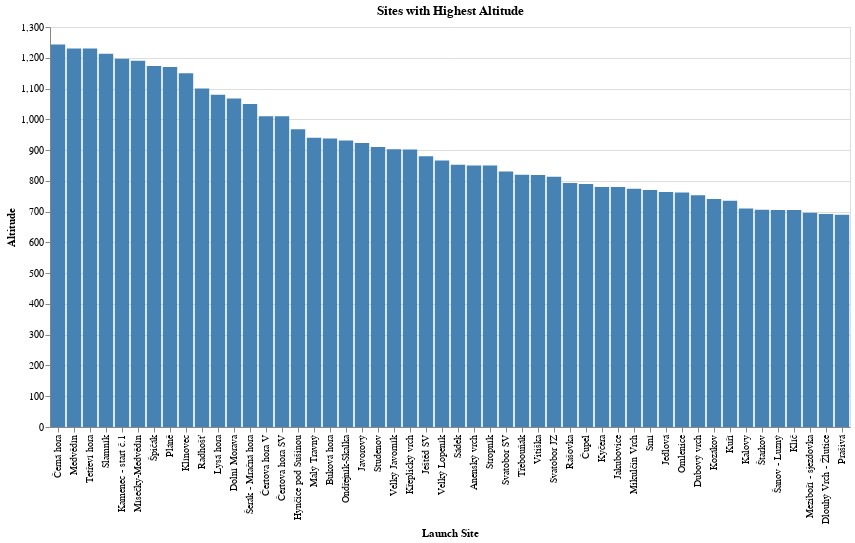

Notebook source saved alongside this figure:
### Code cell
query = """
SELECT
    name,
    altitude
FROM source.launches
WHERE active
ORDER BY altitude DESC
LIMIT 50
"""
df = pd.read_sql(query, engine)
barchart = alt.Chart(df).mark_bar(color='steelblue').encode(
    x=alt.X('name:N', sort=alt.EncodingSortField(field='altitude', order='descending'), title='Launch Site'),
    y=alt.Y('altitude:Q', title='Altitude'),
    tooltip=['name:N', 'altitude:Q']
).properties(
    width=800,
    height=400,
    title='Sites with Highest Altitude'
)
barchart.show()

### Figure 1 — Vega-Lite specification as saved in the notebook (floating-point values rounded to 4 significant figures)
{"$schema": "https://vega.github.io/schema/vega-lite/v5.17.0.json", "config": {"view": {"continuousHeight": 300, "continuousWidth": 300}}, "data": {"name": "data-5b1f554c93bf56447cc30effa9c461f5"}, "datasets": {"data-5b1f554c93bf56447cc30effa9c461f5": [{"altitude": 1243, "name": "Černá hora"}, {"altitude": 1230, "name": "Medvědín"}, {"altitude": 1230, "name": "Tetřeví hora"}, {"altitude": 1213, "name": "Slamník"}, {"altitude": 1197, "name": "Kamenec - start č.1"}, {"altitude": 1190, "name": "Mísečky-Medvědín"}, {"altitude": 1173, "name": "Špičák"}, {"altitude": 1170, "name": "Pláně"}, {"altitude": 1150, "name": "Klínovec"}, {"altitude": 1100, "name": "Radhošť"}, {"altitude": 1080, "name": "Lysá hora"}, {"altitude": 1068, "name": "Dolní Morava"}, {"altitude": 1050, "name": "Šerák - Mračná hora"}, {"altitude": 1010, "name": "Čertova hora V"}, {"altitude": 1010, "name": "Čertova hora SV"}, {"altitude": 968, "name": "Hynčice pod Sušinou"}, {"altitude": 940, "name": "Malý Travný"}, {"altitude": 938, "name": "Buková hora"}, {"altitude": 931, "name": "Ondřejník-Skalka"}, {"altitude": 923, "name": "Javorový"}, {"altitude": 910, "name": "Studenov"}, {"altitude": 903, "name": "Velký Javorník"}, {"altitude": 902, "name": "Křeplický vrch"}, {"altitude": 880, "name": "Ještěd SV"}, {"altitude": 866, "name": "Velký Lopeník"}, {"altitude": 852, "name": "Sádek"}, {"altitude": 850, "name": "Anenský vrch"}, {"altitude": 850, "name": "Stropník"}, {"altitude": 830, "name": "Svatobor SV"}, {"altitude": 820, "name": "Třebouňák"}, {"altitude": 819, "name": "Vitiška"}, {"altitude": 813, "name": "Svatobor JZ"}, {"altitude": 793, "name": "Rašovka"}, {"altitude": 790, "name": "Čupel"}, {"altitude": 780, "name": "Kyčera"}, {"altitude": 780, "name": "Jakubovice"}, {"altitude": 774, "name": "Mikulčin Vrch"}, {"altitude": 770, "name": "Srní"}, {"altitude": 764, "name": "Jedlová"}, {"altitude": 762, "name": "Omlenice"}, {"altitude": 753, "name": "Dubový vrch"}, {"altitude": 741, "name": "Kozákov"}, {"altitude": 735, "name": "Kuří"}, {"altitude": 710, "name": "Kalovy"}, {"altitude": 706, "name": "Štarkov"}, {"altitude": 705, "name": "Šanov - Luzný"}, {"altitude": 705, "name": "Klíč"}, {"altitude": 696, "name": "Meziboří - sjezdovka"}, {"altitude": 692, "name": "Dlouhý Vrch - Žlutice"}, {"altitude": 690, "name": "Prašivá"}]}, "encoding": {"tooltip": [{"field": "name", "type": "nominal"}, {"field": "altitude", "type": "quantitative"}], "x": {"field": "name", "sort": {"field": "altitude", "order": "descending"}, "title": "Launch Site", "type": "nominal"}, "y": {"field": "altitude", "title": "Altitude", "type": "quantitative"}}, "height": 400, "mark": {"color": "steelblue", "type": "bar"}, "title": "Sites with Highest Altitude", "width": 800}
